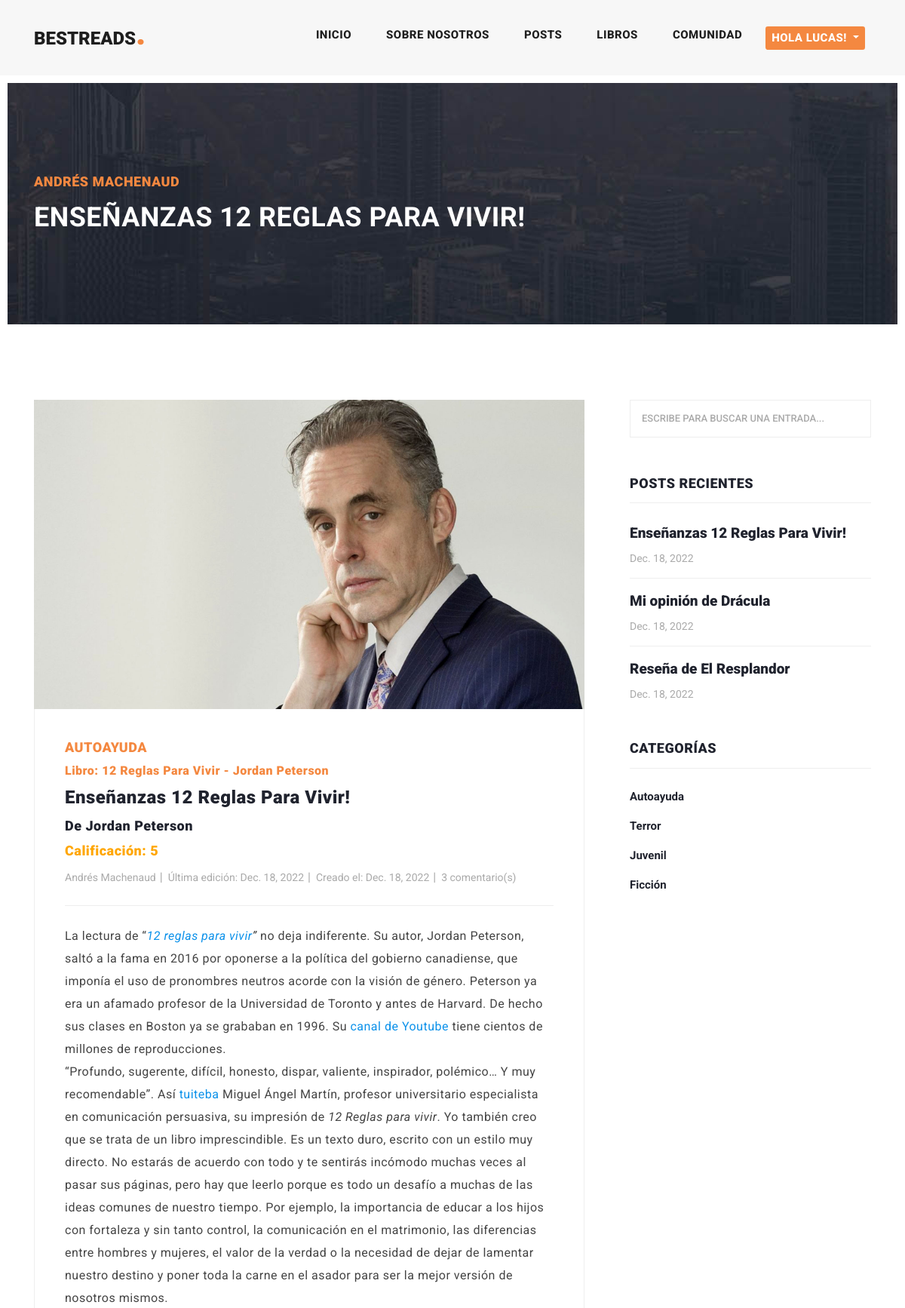
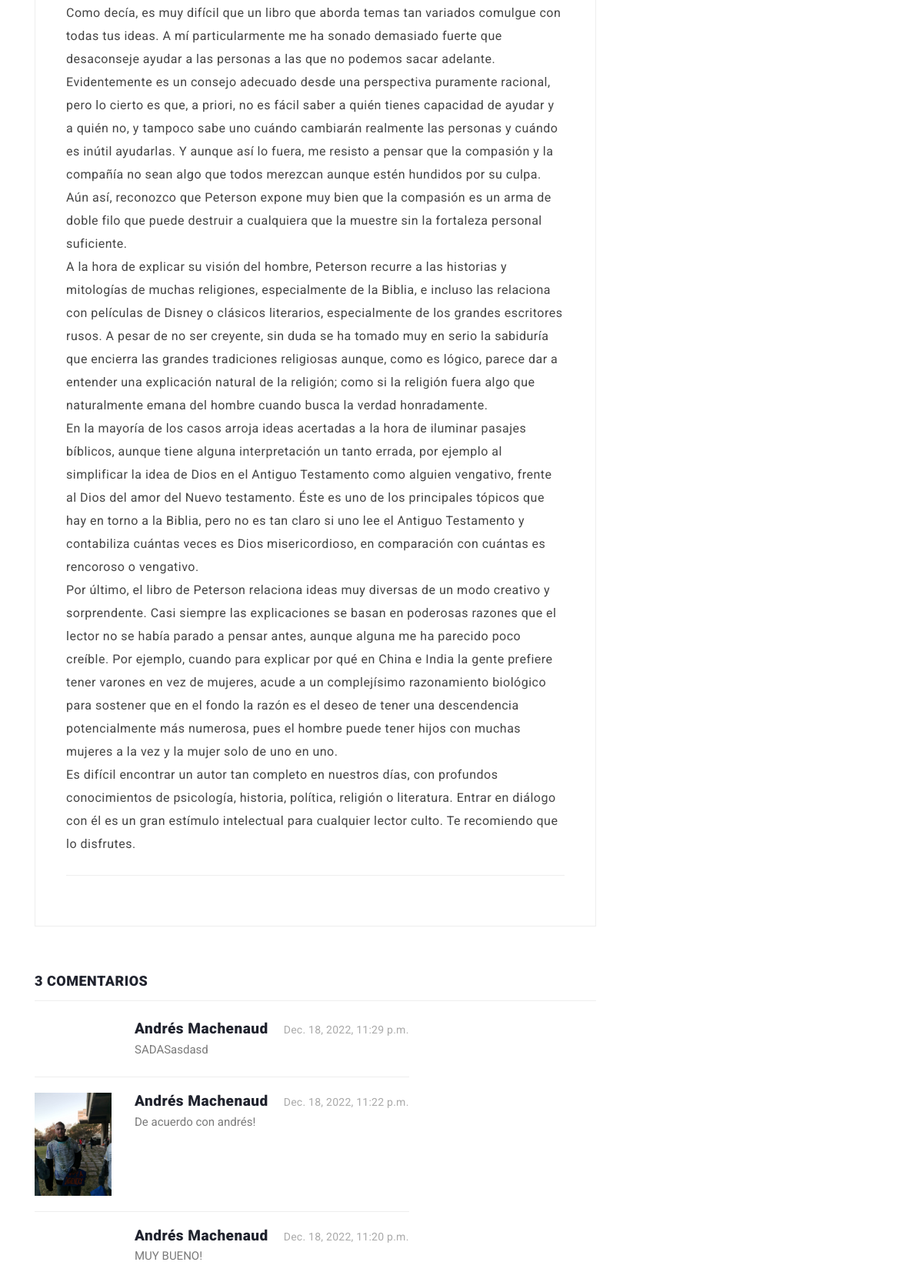
Page /pages/17 (signed in, upper part) on the committed database (2 pictures, top to bottom).
### AppBlog/models.py (models this page shows, shortened)
class Entrada(models.Model):
    titulo = models.CharField(max_length=100)
    subtitulo = models.CharField(max_length=100)
    autor = models.ForeignKey(Perfil, on_delete=models.CASCADE, null=False, blank=False)
    fecha = models.DateField(auto_now_add=True)
    editado = models.DateField(auto_now=True, null=True, blank=True)
    libro = models.ForeignKey(Libro,on_delete=models.CASCADE, null=False, blank = False)
    calificacion = models.IntegerField(validators=[MaxValueValidator(5),MinValueValidator(1)])
    cuerpo = RichTextUploadingField()
    imagen = models.ImageField()

class Libro(models.Model):
    categorias = [("Arte", "Arte"), ("Biografía","Biografía"), ("Negocios","Negocios"), ("Infantil","Infantil"), ("Comics","Comics"), ("Cocina","Cocina"), ("Fantasía","Fantasía"), ("Ficción","Ficción"), ("Novela gráfica","Novela gráfica"),
            ("Ficción histórica","Ficción histórica"), ("Histora","Histora"), ("Terror","Terror"), ("Música","Música"), ("Misterio","Misterio"), ("Poesía","Poesía"), ("Piscología","Piscología"), ("Romántico","Romántico"), ("Ciencia","Ciencia"),
            ("Ciencia Ficción","Ciencia Ficción"), ("Autoayuda","Autoayuda"), ("Deportes","Deportes"), ("Suspenso","Suspenso"), ("Turismo","Turismo"), ("Juvenil","Juvenil") ]
    titulo = models.CharField(max_length=100)
    autor = models.CharField(max_length=100)
    ano = models.IntegerField(validators=[MaxValueValidator(datetime.date.today().year)])
    categoria = models.CharField(max_length=100, choices=categorias)
    editorial = models.CharField(max_length=100)
    def __str__(self):
        return f"{self.titulo} - {self.autor}"

class Comentario(models.Model):
    post = models.ForeignKey(Entrada, on_delete=models.CASCADE)
    autor = models.ForeignKey(Perfil, on_delete=models.CASCADE, null=False, blank=False)
    cuerpo = models.TextField()
    fecha = models.DateTimeField(auto_now_add=True)
    def get_avatar(self):
        avatar=Avatar.objects.filter(user_id=self.autor.user_id)
        if avatar:
            return avatar[0].imagen.url
        else:
            return None

### AppLogin/models.py (models this page shows)
class Perfil(models.Model):
    user = models.OneToOneField(User, on_delete=models.CASCADE)
    descripcion = models.TextField(max_length=500, null=True,blank=True)
    link = models.CharField(null=True,max_length=100,blank=True)
    def __str__(self):
        return f"{self.user.first_name} {self.user.last_name}"

### AppBlog/views.py (the view, shortened to what this page needs)
# urls.py: path("pages/<id>", detalle_entrada, name="page-details"),
def detalle_entrada(request, id):
    if not request.user.is_authenticated:
        return redirect("login")
    entradas_o = Entrada.objects.all().order_by("-id")
    entrada = Entrada.objects.get(id=id)
    imagen_url = entrada.imagen.url
    comentarios = Comentario.objects.filter(post_id=id).order_by("-fecha")
    num_comentarios = comentarios.count()
    categorias = []
    for i in entradas_o:
        if i.libro.categoria not in categorias:
            categorias.append(i.libro.categoria)
    query = list()
    for comentario in comentarios:
        avatar=comentario.get_avatar()
        if avatar:
            query.append((comentario,avatar))
        else:
            query.append((comentario,""))
    errores=""
    miFormulario = ComentarioFormulario()
    contexto = {"entrada": entrada, "imagen_url": imagen_url, "comentarios": comentarios, "num_comentarios": num_comentarios,"listado_entradas": entradas_o[0:3],"categorias": categorias,"listado_comentarios_avatars": query, "formulario": miFormulario, "errores": errores}
    return render(request, "AppBlog/post-details.html", contexto)

### AppBlog/forms.py
class ComentarioFormulario(ModelForm):
    class Meta:
        model = Comentario
        fields = (
            'cuerpo',
        )

### AppBlog/templates/AppBlog/post-details.html (shortened to what this page needs)
{% extends 'AppBlog/base.html' %}
{% load static %}
{% block contenidoQueCambia %}
    <div class="heading-page header-text">
      <section class="page-heading">
        <div class="container">
          <div class="row">
            <div class="col-lg-12">
              <div class="text-content">
                <h4>{{entrada.autor}}</h4>
                <h2>{{entrada.titulo}}</h2>
              </div>
            </div>
          </div>
        </div>
      </section>
    </div>
    <section class="blog-posts grid-system">
      <div class="container">
        <div class="row">
          <div class="col-lg-8">
            <div class="all-blog-posts">
              <div class="row">
                <div class="col-lg-12">
                  <div class="blog-post">
                    <div class="blog-thumb">
                      <img src="{{imagen_url}}" alt="">
                    </div>
                    <div class="down-content">
                      <a href="{% url 'page-search-cat' entrada.libro.categoria %}"><h1>{{entrada.libro.categoria}}</h1></a>
                      <a href="{% url 'page-search-libro' entrada.libro.id %}"><h3>Libro: {{entrada.libro}}</h3></a>
                      <a><h4>{{entrada.titulo}}</h4></a>
                      <a><h4 style="font-size:18px">{{entrada.subtitulo}}</h4></a>
                      <a><h4 style="font-size:18px; color:rgb(255, 166, 0)">Calificación: {{entrada.calificacion}}</h4></a>
                      <ul class="post-info">
                        <li><a href="{% url 'view-profile' entrada.autor.id %}">{{entrada.autor}}</a></li>
                        {% if entrada.editado %}
                        <li><a>Última edición: {{entrada.editado}}</a></li>
                        {% endif %}
                        <li><a>Creado el: {{entrada.fecha}}</a></li>
                        <li><a>{{num_comentarios}} comentario(s)</a></li>
                      </ul>
                      <div class="first-par">
                        <p></p>
                      </div>
                      <div class="cuerpo">
                        {{entrada.cuerpo|safe}}
                      </div>
                      <div class="last-par">
                        <p></p>
                      </div>
                    </div>
                  </div>
                </div>
                <div class="col-lg-12">
                  <div class="sidebar-item comments">
                    <div class="sidebar-heading">
                      <h2>{{num_comentarios}} comentarios</h2>
                    </div>
                    <div class="content">
                      <ul>
                        {%for comentario,avatar in listado_comentarios_avatars %}
                        <li>
                        <div class="author-thumb">
                            <img src="{{avatar}}" alt="">
                        </div>
                        <div class="right-content">
                            <h4>{{comentario.autor}}<span>{{comentario.fecha}}</span></h4>
                            <p style="text-transform:none">{{comentario.cuerpo}}</p>
                        </div>
                        </li>
                        {%endfor %}
                      </ul>
                    </div>
                  </div>
                </div>
                <div class="col-lg-12">
                </div>
              </div>
            </div>
          </div>
          <div class="col-lg-4">
            <div class="sidebar">
              <div class="row">
                <div class="col-lg-12">
                  <div class="sidebar-item search">
                    <form id="search_form" method="GET" action="{% url 'page-search' %}">
                      <input type="text" name="titulo_entrada" class="searchText" placeholder="Escribe para buscar una entrada..." autocomplete="on">
                    </form>
                  </div>
                </div>
                <div class="col-lg-12">
                  <div class="sidebar-item recent-posts">
                    <div class="sidebar-heading">
                      <h2>Posts recientes</h2>
                    </div>
                    <div class="content">
                      <ul>
                        {%if listado_entradas%}
                          {%for entrada in listado_entradas%}
                            <li><a href="{% url 'page-details' entrada.id %}">
                              <h5>{{entrada.titulo}}</h5>
                              <span>{{entrada.fecha}}</span>
                            </a></li>
                          {%endfor%}
                        {%else%}
                          <p> No hay entradas disponibles en este momento.</p>
                        {%endif%}
                      </ul>
                    </div>
                  </div>
                </div>
                <div class="col-lg-12">
                  <div class="sidebar-item categories">
                    <div class="sidebar-heading">
                      <h2>Categorías</h2>
                    </div>
                    <div class="content">
                      <ul>
                        {%if listado_entradas%}
                          {%for cat in categorias%}
                              <li><a href="{% url 'page-search-cat' cat %}">{{cat}}</a></li>
                          {%endfor%}
                        {%else%}
                          <p> No hay entradas disponibles en este momento.</p>
                        {%endif%}
                      </ul>
                    </div>
                  </div>
                </div>
              </div>
            </div>
          </div>
        </div>
      </div>
    </section>
    {% endblock %}

### AppBlog/templates/AppBlog/base.html (shortened to what this page needs)
<!DOCTYPE html>
<html lang="en">
{% load static %}
  <head>
    <link href="{% static 'AppBlog/vendor/bootstrap/css/bootstrap.min.css' %}" rel="stylesheet"/>
    <link rel="stylesheet" href="{% static 'AppBlog\assets\css\fontawesome.css' %}"/>
    <link rel="stylesheet" href="{% static 'AppBlog\assets\css\templatemo-stand-blog.css' %}"/>
    <link rel="stylesheet" href="{% static 'AppBlog\assets\css\owl.css' %}"/>
  </head>
  <body>
    <header class="">
      <nav class="navbar navbar-expand-lg">
        <div class="container">
          <a class="navbar-brand" href="{% url 'inicio' %}"><h2>Bestreads<em>.</em></h2></a>
          <div class="collapse navbar-collapse" id="navbarResponsive">
            <ul class="navbar-nav ml-auto">
              <li class="nav-item">
                <a class="nav-link" href="{% url 'inicio' %}">Inicio
                </a>
              </li>
              <li class="nav-item">
                <a class="nav-link" href="{% url 'about' %}">Sobre nosotros</a>
              </li>
              <li class="nav-item">
                <a class="nav-link" href="{% url 'pages' %}">Posts</a>
              </li>
              <li class="nav-item">
                <a class="nav-link" href="{% url 'libros' %}">Libros</a>
              </li>
              <li class="nav-item">
                <a class="nav-link" href="{% url 'comunidad' %}">Comunidad</a>
              </li>
              {% if request.user.is_authenticated %}
                <div class="nav-link">
                  <div class="btn-group">
                    <button class="btn btn-default btn-sm dropdown-toggle" style="color:#fff; background-color:#f48840"
                            type="button" data-toggle="dropdown">
                            Hola {{user.username}}!
                    </button>
                  </div>
                </div>
              {% endif %}
            </ul>
          </div>
        </div>
      </nav>
    </header>
    {% block contenidoQueCambia %}
    {% endblock %}
  </body>
</html>

### AppBlog/templates/AppBlog/base.html (style rules this page uses)
button[class="btn btn-default btn-sm dropdown-toggle"] { cursor: pointer; background-color: #f48840; color: #fff; font-size: 15px; font-weight: 800; letter-spacing: 0.5px; text-transform: uppercase; border:none; transition: all 0.3s; display: inline-block; text-align: center; }

### rows in the picture
Entrada: autor "ANDRÉS MACHENAUD", titulo "ENSEÑANZAS 12 REGLAS PARA VIVIR!", libro.categoria "AUTOAYUDA", libro "12 Reglas Para Vivir - Jordan Peterson", titulo "Enseñanzas 12 Reglas Para Vivir!", subtitulo "De Jordan Peterson", calificacion "5", autor "Andrés Machenaud", editado "Dec. 18, 2022", fecha "Dec. 18, 2022", cuerpo "La lectura de “ 12 reglas para vivir ” no deja indiferente. Su autor, Jordan Peterson, saltó a la fama en 2016 por oponerse a la política del gobierno canadiense, que imponía el uso de pronombres neutros acorde con la visión de género. Peterson ya era un afamado profesor de la Universidad de Toronto y antes de Harvard. De hecho sus clases en Boston ya se grababan en 1996. Su canal de Youtube tiene cientos de millones de reproducciones. “Profundo, sugerente, difícil, honesto, dispar, valiente, inspirador, polémico… Y muy recomendable”. Así tuiteba Miguel Ángel Martín, profesor universitario especialista en comunicación persuasiva, su impresión de 12 Reglas para vivir . Yo también creo que se…"
Comentario: autor "Andrés Machenaud", fecha "Dec. 18, 2022, 11:29 p.m.", cuerpo "SADASasdasd"
Comentario: autor "Andrés Machenaud", fecha "Dec. 18, 2022, 11:22 p.m.", cuerpo "De acuerdo con andrés!"
Comentario: autor "Andrés Machenaud", fecha "Dec. 18, 2022, 11:20 p.m.", cuerpo "MUY BUENO!"
Entrada: titulo "Mi opinión de Drácula", fecha "Dec. 18, 2022"
Entrada: titulo "Reseña de El Resplandor", fecha "Dec. 18, 2022"
Libro: categorias "Autoayuda"
Libro: categorias "Terror"
Libro: categorias "Juvenil"
Libro: categorias "Ficción"

### other values in the picture
{{ user.username }} "LUCAS"
{{ num_comentarios }} "3"
